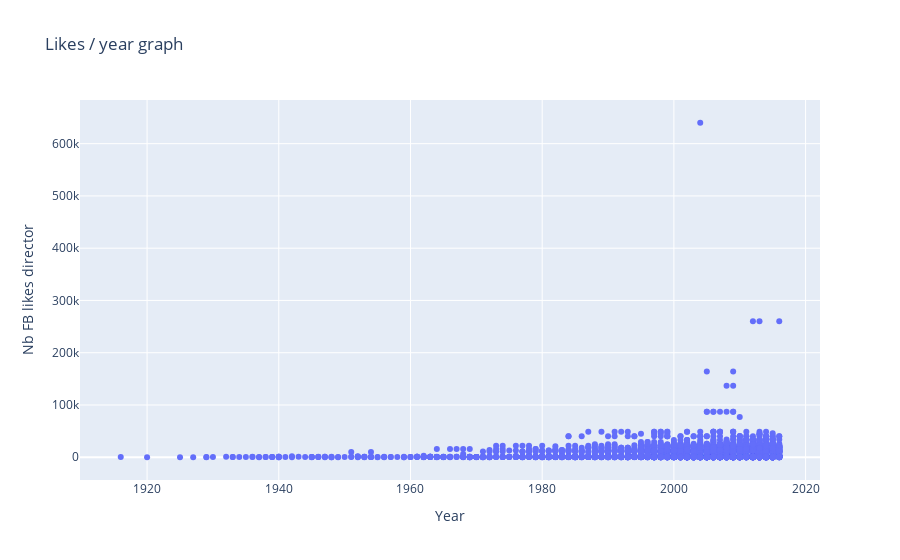

The cell this chart's notebook holds for it:
### Markdown cell above
### Facebook est un outil récent, mais on voit que les valeurs sont tout de même renseignées pour les anciens films.
### Les likes sont bien présents de 1960 à 2000,  ils sont moins nombreux avant 1960-1980,  mais ils sont tout de même présents.  De plus, il y a beaucoup moins de films dans le jeu de données avant 1960-1980

movie_facebook_likes         1.000000  
cast_total_facebook_likes    1.000000  
actor_1_facebook_likes       0.998599  
actor_2_facebook_likes       0.997399  
actor_3_facebook_likes       0.995398  
director_facebook_likes      0.979392  

director_facebook_likes      4939 non-null float64  
actor_3_facebook_likes       5020 non-null float64  
actor_1_facebook_likes       5036 non-null float64  
cast_total_facebook_likes    5043 non-null int64  
actor_2_facebook_likes       5030 non-null float64  
movie_facebook_likes         5043 non-null int64

### Code cell
import plotly as py
import plotly.graph_objects as go
import ipywidgets as widgets

py.offline.init_notebook_mode(connected=True)

'''
trace_1 = go.Scatter(x = df.title_year, y = df['director_facebook_likes'],
                    name = 'Director facebook likes',
                    mode = 'markers',
                    text = df['movie_title']
                    )
'''

trace_2 = go.Scatter(x = df.title_year, y = df['actor_1_facebook_likes'],
                    name = 'Actor 1 facebook likes',
                    mode = 'markers',
                    text = df['actor_1_name']
                    )

layout = go.Layout(title = 'Likes / year graph ',
                   yaxis = dict(title='Nb FB likes director'),
                   xaxis = dict(title='Year'),
                   hovermode = 'closest')

fig = go.Figure(data = [trace_2], layout = layout)

py.offline.iplot(fig)

### Figure 1 — Plotly figure (JSON) as saved in the notebook; plotly's stock layout.template omitted (floating-point values rounded to 4 significant figures; data arrays with more than 128 entries replaced by an {"elided": "..."} marker saying what was removed)
{"data": [{"mode": "markers", "name": "Actor 1 facebook likes", "text": {"elided": "4998 str values"}, "type": "scatter", "x": {"elided": "4998 int values"}, "y": {"elided": "4998 int values"}}], "layout": {"hovermode": "closest", "title": {"text": "Likes / year graph "}, "xaxis": {"title": {"text": "Year"}}, "yaxis": {"title": {"text": "Nb FB likes director"}}}}
